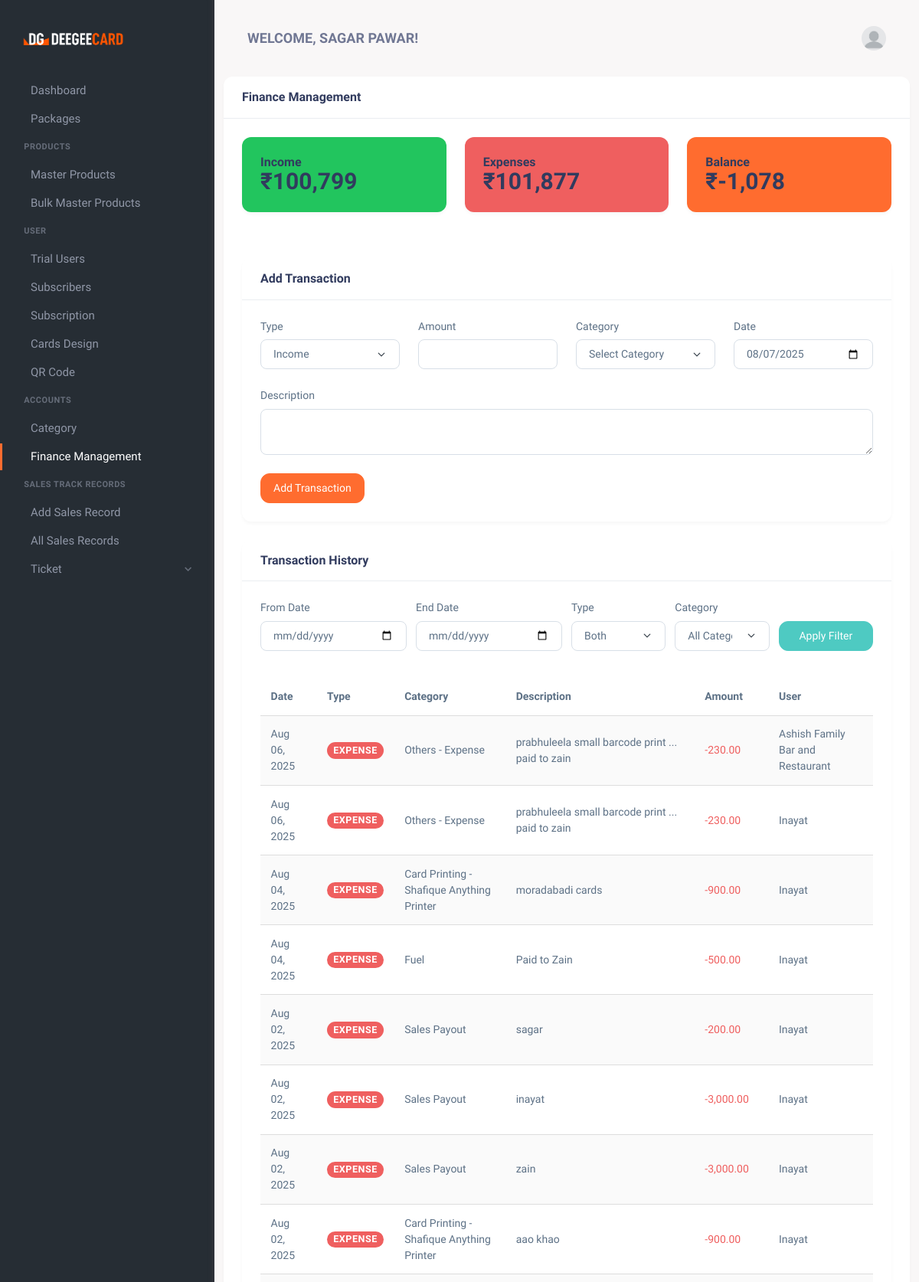
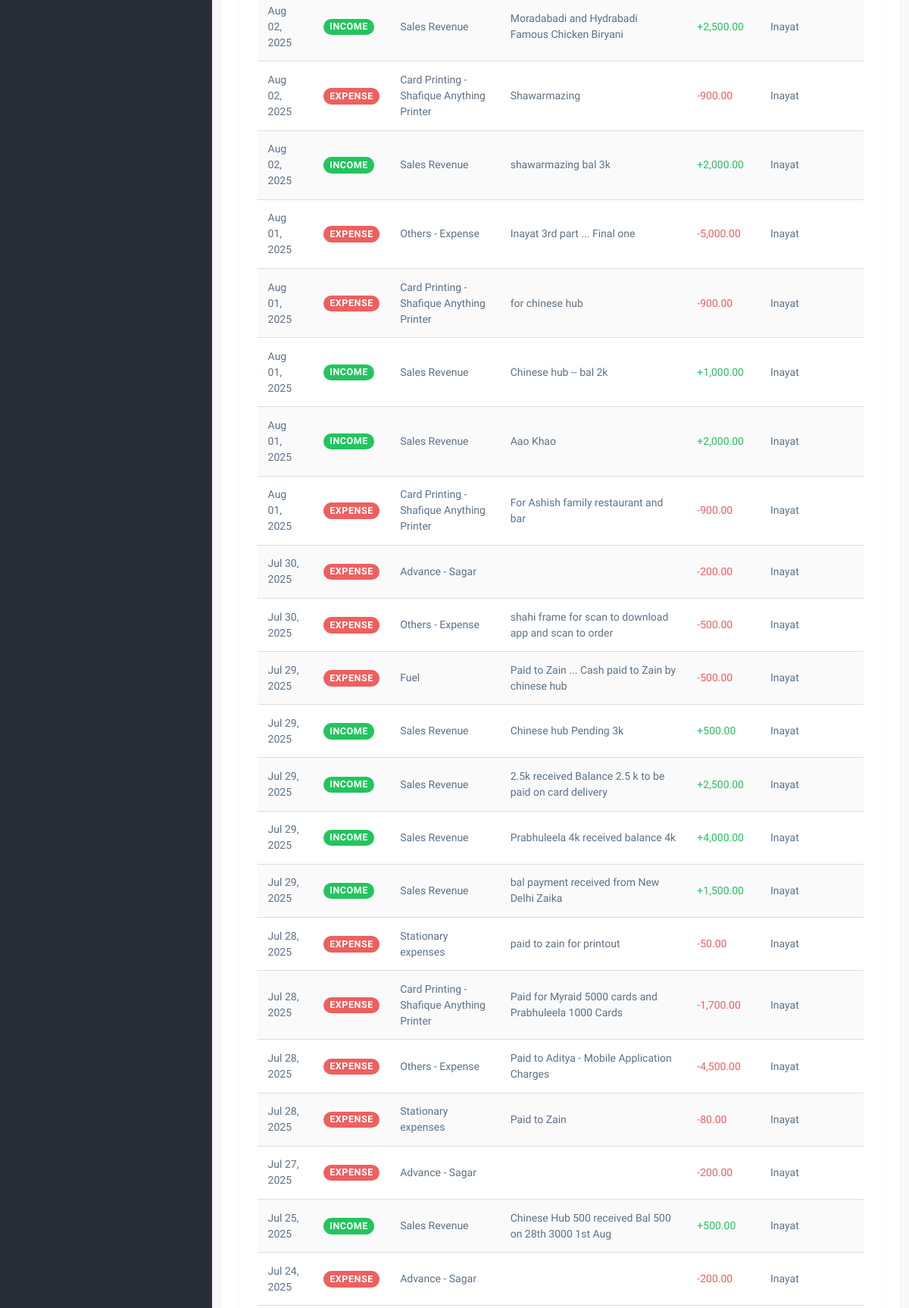
Page /finance-management.php (signed in, upper part) on the committed database (2 pictures, top to bottom).
### tables this page shows
CREATE TABLE `users` (
  `id` int(11) NOT NULL,
  `Name` varchar(100) NOT NULL,
  `Email` varchar(100) NOT NULL,
  `Password` varchar(255) NOT NULL,
  `role` enum('admin','user','sales_person') NOT NULL DEFAULT 'user',
  `created_at` timestamp NOT NULL DEFAULT CURRENT_TIMESTAMP,
  `updated_at` timestamp NOT NULL DEFAULT CURRENT_TIMESTAMP ON UPDATE CURRENT_TIMESTAMP,
  `phone` varchar(15) NOT NULL,
  `address` text NOT NULL,
  `is_trial` tinyint(1) DEFAULT '0',
  `trial_start` datetime DEFAULT NULL,
  `trial_end` datetime DEFAULT NULL
);

CREATE TABLE `dg_transactions` (
  `id` int(11) NOT NULL,
  `type` enum('income','expense') NOT NULL,
  `category_id` int(11) DEFAULT NULL,
  `amount` decimal(10,2) NOT NULL,
  `description` text,
  `date` date NOT NULL,
  `created_at` timestamp NOT NULL DEFAULT CURRENT_TIMESTAMP,
  `updated_at` timestamp NOT NULL DEFAULT CURRENT_TIMESTAMP ON UPDATE CURRENT_TIMESTAMP,
  `user_id` int(11) DEFAULT NULL COMMENT 'Who entered this transaction',
  `payment_method` varchar(50) DEFAULT NULL,
  `reference_number` varchar(100) DEFAULT NULL,
  `is_recurring` tinyint(1) DEFAULT '0',
  `recurring_details` text
);

CREATE TABLE `dg_categories` (
  `id` int(11) NOT NULL,
  `name` varchar(50) NOT NULL,
  `type` enum('income','expense') NOT NULL,
  `description` text,
  `is_active` tinyint(1) NOT NULL DEFAULT '1',
  `created_at` timestamp NOT NULL DEFAULT CURRENT_TIMESTAMP
);

### finance-management.php (the view, shortened to what this page needs)
<?php
require 'db_connection.php';
$user_id = $_SESSION['user_id'];
$role_sql = "SELECT role FROM users WHERE id = ?";
$role_stmt = $conn->prepare($role_sql);
if ($role_stmt) {
    $role_stmt->bind_param("i", $user_id);
    $role_stmt->execute();
    $role_stmt->bind_result($role);
} else {
    $error_message = "Error preparing role query: " . $conn->error;
    $role = '';
}
$filter_from_date = $_GET['from_date'] ?? '';
$filter_end_date = $_GET['end_date'] ?? '';
$filter_transaction_type = $_GET['filter_type'] ?? 'both';
$transactions = [];
$transaction_sql = "SELECT t.id, t.amount, c.name AS category,
                    t.description, t.type, t.date, t.user_id, u.name AS user_name
                    FROM dg_transactions t
                    LEFT JOIN dg_categories c ON t.category_id = c.id
                    LEFT JOIN users u ON t.user_id = u.id";
$transaction_sql .= " ORDER BY t.date DESC, t.created_at DESC";
$transaction_stmt = $conn->prepare($transaction_sql);
if ($transaction_stmt) {
    $transaction_stmt->execute();
    $result = $transaction_stmt->get_result();
    while ($row = $result->fetch_assoc()) {
        $transactions[] = $row;
    }
} else {
    $error_message = "Error preparing transaction history query: " . $conn->error;
}
$income_total = 0;
$expense_total = 0;
foreach ($transactions as $transaction) {
    if ($transaction['type'] === 'income') {
        $income_total += $transaction['amount'];
    } else {
        $expense_total += $transaction['amount'];
    }
}
$balance = $income_total - $expense_total;
$sql = "SELECT name FROM users WHERE id = ?";
$stmt = $conn->prepare($sql);
if ($stmt) {
    $stmt->bind_param("i", $user_id);
    $stmt->execute();
    $stmt->bind_result($user_name);
} else {
    $error_message = "Error preparing user name query: " . $conn->error;
    $user_name = 'User';
}
?>
<!DOCTYPE html>
<html lang="en">
   <head>
      <link href="assets/css/vendor.min.css" rel="stylesheet" type="text/css" />
      <link href="assets/css/icons.min.css" rel="stylesheet" type="text/css" />
      <link href="assets/css/app.min.css" rel="stylesheet" type="text/css" />
      <link href="assets/css/style.css" rel="stylesheet" type="text/css" />
   </head>
   <body>
      <div class="wrapper">
          <?php include 'toolbar.php'; ?>
          <?php
            if ($role === 'admin') {
                include 'admin_menu.php';
            } else {
                include 'menu.php';
            }
            ?>
          <div class="page-content">
            <div class="container">
               <div class="row">
                  <div class="col-xl-12">
                     <div class="card">
                        <div class="card-header">
                           <h4 class="card-title">Finance Management</h4>
                        </div>
                        <div class="card-body">
                           <div class="row mb-4">
                              <div class="col-md-4">
                                 <div class="card bg-success text-white">
                                    <div class="card-body">
                                       <h5 class="card-title">Income</h5>
                                       <h2 class="card-text">₹<?php echo number_format($income_total); ?></h2>
                                    </div>
                                 </div>
                              </div>
                              <div class="col-md-4">
                                 <div class="card bg-danger text-white">
                                    <div class="card-body">
                                       <h5 class="card-title">Expenses</h5>
                                       <h2 class="card-text">₹<?php echo number_format($expense_total); ?></h2>
                                    </div>
                                 </div>
                              </div>
                              <div class="col-md-4">
                                 <div class="card bg-primary text-white">
                                    <div class="card-body">
                                       <h5 class="card-title">Balance</h5>
                                       <h2 class="card-text">₹<?php echo number_format($balance); ?></h2>
                                    </div>
                                 </div>
                              </div>
                           </div>
                           <div class="row">
                              <div class="col-md-12">
                                 <div class="card">
                                    <div class="card-header">
                                       <h5 class="card-title">Add Transaction</h5>
                                    </div>
                                    <div class="card-body">
                                       <form method="POST" action="finance-management.php">
                                          <div class="row">
                                             <div class="col-md-3 mb-3">
                                                <label for="transaction_type" class="form-label">Type</label>
                                                <select class="form-select" id="transaction_type" name="transaction_type" required>
                                                   <option value="income" <?php echo (isset($_POST['transaction_type']) && $_POST['transaction_type'] == 'income') ? 'selected' : ''; ?>>Income</option>
                                                </select>
                                             </div>
                                             <div class="col-md-3 mb-3">
                                                <label for="amount" class="form-label">Amount</label>
                                                <input type="number" step="0.01" class="form-control" id="amount" name="amount" required value="<?php echo isset($_POST['amount']) ? htmlspecialchars($_POST['amount']) : ''; ?>">
                                             </div>
                                             <div class="col-md-3 mb-3">
                                                <label for="category_id" class="form-label">Category</label>
                                                <select class="form-select" id="category_id" name="category_id" required>
                                                   <option value="">Select Category</option>
                                                </select>
                                             </div>
                                             <div class="col-md-3 mb-3">
                                                <label for="date" class="form-label">Date</label>
                                                <input type="date" class="form-control" id="date" name="date" required value="<?php echo isset($_POST['date']) ? htmlspecialchars($_POST['date']) : date('Y-m-d'); ?>">
                                             </div>
                                          </div>
                                          <div class="row">
                                             <div class="col-md-12 mb-3">
                                                <label for="description" class="form-label">Description</label>
                                                <textarea class="form-control" id="description" name="description" rows="2"><?php echo isset($_POST['description']) ? htmlspecialchars($_POST['description']) : ''; ?></textarea>
                                             </div>
                                          </div>
                                          <button type="submit" name="add_transaction" class="btn btn-primary">Add Transaction</button>
                                       </form>
                                    </div>
                                 </div>
                              </div>
                              <div class="col-md-12">
                                 <div class="card">
                                    <div class="card-header">
                                       <h5 class="card-title">Transaction History</h5>
                                    </div>
                                    <div class="card-body">
                                       <form method="GET" action="finance-management.php" class="mb-4">
                                          <div class="row g-2">
                                             <div class="col-md-3">
                                                <label for="from_date" class="form-label">From Date</label>
                                                <input type="date" class="form-control" id="from_date" name="from_date" value="<?php echo htmlspecialchars($filter_from_date); ?>">
                                             </div>
                                             <div class="col-md-3">
                                                <label for="end_date" class="form-label">End Date</label>
                                                <input type="date" class="form-control" id="end_date" name="end_date" value="<?php echo htmlspecialchars($filter_end_date); ?>">
                                             </div>
                                             <div class="col-md-2">
                                                <label for="filter_type" class="form-label">Type</label>
                                                <select class="form-select" id="filter_type" name="filter_type">
                                                   <option value="both" <?php echo ($filter_transaction_type === 'both') ? 'selected' : ''; ?>>Both</option>
                                                </select>
                                             </div>
                                             <div class="col-md-2">
                                                <label for="filter_category" class="form-label">Category</label>
                                                <select class="form-select" id="filter_category" name="filter_category">
                                                   <option value="">All Categories</option>
                                                </select>
                                             </div>
                                             <div class="col-md-2 d-flex align-items-end">
                                                <button type="submit" class="btn btn-info w-100">Apply Filter</button>
                                             </div>
                                          </div>
                                       </form>
                                       <div class="table-responsive">
                                          <table class="table table-striped">
                                             <thead>
                                                <tr>
                                                   <th>Date</th>
                                                   <th>Type</th>
                                                   <th>Category</th>
                                                   <th>Description</th>
                                                   <th>Amount</th>
                                                   <?php if ($role === 'admin'): ?>
                                                   <th>User</th>
                                                   <?php endif; ?>
                                                </tr>
                                             </thead>
                                             <tbody>
                                                <?php foreach ($transactions as $transaction): ?>
                                                <tr>
                                                   <td><?php echo date('M d, Y', strtotime($transaction['date'])); ?></td>
                                                   <td>
                                                      <span class="badge bg-<?php echo $transaction['type'] === 'income' ? 'success' : 'danger'; ?>">
                                                      <?php echo ucfirst($transaction['type']); ?>
                                                      </span>
                                                   </td>
                                                   <td><?php echo htmlspecialchars($transaction['category']); ?></td>
                                                   <td><?php echo htmlspecialchars($transaction['description']); ?></td>
                                                   <td class="<?php echo $transaction['type'] === 'income' ? 'text-success' : 'text-danger'; ?>">
                                                      <?php echo ($transaction['type'] === 'income' ? '+' : '-') . number_format($transaction['amount'], 2); ?>
                                                   </td>
                                                   <?php if ($role === 'admin'): ?>
                                                   <td><?php echo htmlspecialchars($transaction['user_name']); ?></td>
                                                   <?php endif; ?>
                                                </tr>
                                                <?php endforeach; ?>
                                             </tbody>
                                          </table>
                                       </div>
                                    </div>
                                 </div>
                              </div>
                           </div>
                        </div>
                     </div>
                  </div>
               </div>
            </div>
          </div>
      </div>
   </body>
</html>

### toolbar.php (shortened to what this page needs)
<header class="topbar">
     <div class="container-fluid">
          <div class="navbar-header">
               <div class="d-flex align-items-center">
                    <div class="topbar-item">
                         <h4 class="fw-bold topbar-button pe-none text-uppercase mb-0">Welcome,
                         <?php echo htmlspecialchars($user_name); ?>!</h4>
                    </div>
               </div>
               <div class="d-flex align-items-center gap-1">
                    <div class="topbar-item">
                         <button type="button" class="topbar-button" id="light-dark-mode">
                         </button>
                    </div>
                    <div class="dropdown topbar-item">
                         <a type="button" class="topbar-button" id="page-header-user-dropdown" data-bs-toggle="dropdown" aria-haspopup="true" aria-expanded="false">
                              <span class="d-flex align-items-center">
                                   <img class="rounded-circle" width="32" src="assets/images/users/dummy-avatar.jpg" alt="avatar-3">
                              </span>
                         </a>
                    </div>
               </div>
          </div>
     </div>
</header>

### rows in the picture
users: Name "SAGAR PAWAR"
dg_transactions: date "Aug 06, 2025", type "EXPENSE", category.name "Others - Expense", description "prabhuleela small barcode print ... paid to zain", amount "230.00", user.Name "Ashish Family Bar and Restaurant"
dg_transactions: date "Aug 06, 2025", type "EXPENSE", category.name "Others - Expense", description "prabhuleela small barcode print ... paid to zain", amount "230.00", user.Name "Inayat"
dg_transactions: date "Aug 04, 2025", type "EXPENSE", category.name "Card Printing - Shafique Anything Printer", description "moradabadi cards", amount "900.00", user.Name "Inayat"
dg_transactions: date "Aug 04, 2025", type "EXPENSE", category.name "Fuel", description "Paid to Zain", amount "500.00", user.Name "Inayat"
dg_transactions: date "Aug 02, 2025", type "EXPENSE", category.name "Sales Payout", description "sagar", amount "200.00", user.Name "Inayat"
dg_transactions: date "Aug 02, 2025", type "EXPENSE", category.name "Sales Payout", description "inayat", amount "3,000.00", user.Name "Inayat"
dg_transactions: date "Aug 02, 2025", type "EXPENSE", category.name "Sales Payout", description "zain", amount "3,000.00", user.Name "Inayat"
dg_transactions: date "Aug 02, 2025", type "EXPENSE", category.name "Card Printing - Shafique Anything Printer", description "aao khao", amount "900.00", user.Name "Inayat"
dg_transactions: date "Aug 02, 2025", type "INCOME", category.name "Sales Revenue", description "Moradabadi and Hydrabadi Famous Chicken Biryani", amount "2,500.00", user.Name "Inayat"
dg_transactions: date "Aug 02, 2025", type "EXPENSE", category.name "Card Printing - Shafique Anything Printer", description "Shawarmazing", amount "900.00", user.Name "Inayat"
dg_transactions: date "Aug 02, 2025", type "INCOME", category.name "Sales Revenue", description "shawarmazing bal 3k", amount "2,000.00", user.Name "Inayat"
dg_transactions: date "Aug 01, 2025", type "EXPENSE", category.name "Others - Expense", description "Inayat 3rd part ... Final one", amount "5,000.00", user.Name "Inayat"
dg_transactions: date "Aug 01, 2025", type "EXPENSE", category.name "Card Printing - Shafique Anything Printer", description "for chinese hub", amount "900.00", user.Name "Inayat"
dg_transactions: date "Aug 01, 2025", type "INCOME", category.name "Sales Revenue", description "Chinese hub -- bal 2k", amount "1,000.00", user.Name "Inayat"
dg_transactions: date "Aug 01, 2025", type "INCOME", category.name "Sales Revenue", description "Aao Khao", amount "2,000.00", user.Name "Inayat"
dg_transactions: date "Aug 01, 2025", type "EXPENSE", category.name "Card Printing - Shafique Anything Printer", description "For Ashish family restaurant and bar", amount "900.00", user.Name "Inayat"
dg_transactions: date "Jul 30, 2025", type "EXPENSE", category.name "Advance - Sagar", amount "200.00", user.Name "Inayat"
dg_transactions: date "Jul 30, 2025", type "EXPENSE", category.name "Others - Expense", description "shahi frame for scan to download app and scan to order", amount "500.00", user.Name "Inayat"
dg_transactions: date "Jul 29, 2025", type "EXPENSE", category.name "Fuel", description "Paid to Zain ... Cash paid to Zain by chinese hub", amount "500.00", user.Name "Inayat"
dg_transactions: date "Jul 29, 2025", type "INCOME", category.name "Sales Revenue", description "Chinese hub Pending 3k", amount "500.00", user.Name "Inayat"
dg_transactions: date "Jul 29, 2025", type "INCOME", category.name "Sales Revenue", description "2.5k received Balance 2.5 k to be paid on card delivery", amount "2,500.00", user.Name "Inayat"
dg_transactions: date "Jul 29, 2025", type "INCOME", category.name "Sales Revenue", description "Prabhuleela 4k received balance 4k", amount "4,000.00", user.Name "Inayat"
dg_transactions: date "Jul 29, 2025", type "INCOME", category.name "Sales Revenue", description "bal payment received from New Delhi Zaika", amount "1,500.00", user.Name "Inayat"
dg_transactions: date "Jul 28, 2025", type "EXPENSE", category.name "Stationary expenses", description "paid to zain for printout", amount "50.00", user.Name "Inayat"
dg_transactions: date "Jul 28, 2025", type "EXPENSE", category.name "Card Printing - Shafique Anything Printer", description "Paid for Myraid 5000 cards and Prabhuleela 1000 Cards", amount "1,700.00", user.Name "Inayat"
dg_transactions: date "Jul 28, 2025", type "EXPENSE", category.name "Others - Expense", description "Paid to Aditya - Mobile Application Charges", amount "4,500.00", user.Name "Inayat"
dg_transactions: date "Jul 28, 2025", type "EXPENSE", category.name "Stationary expenses", description "Paid to Zain", amount "80.00", user.Name "Inayat"
dg_transactions: date "Jul 27, 2025", type "EXPENSE", category.name "Advance - Sagar", amount "200.00", user.Name "Inayat"
dg_transactions: date "Jul 25, 2025", type "INCOME", category.name "Sales Revenue", description "Chinese Hub 500 received Bal 500 on 28th 3000 1st Aug", amount "500.00", user.Name "Inayat"
dg_transactions: date "Jul 24, 2025", type "EXPENSE", category.name "Advance - Sagar", amount "200.00", user.Name "Inayat"

### other values in the picture
$income_total "100,799"
$expense_total "101,877"
$balance "-1,078"
